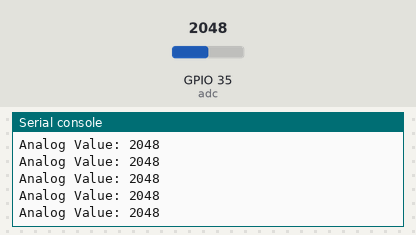
The program below on a simulated ESP32 board running MicroPython. On the bench: the last lines printed to the serial console. Inputs (shaded band) come from the test bench; at power-on: GPIO 35 (adc) = 2048 (analog values on the 0–4095 scale).

Above: at 1.2 s.
1.3 s: GPIO 35 (adc) set to 2866
At 1.9 s:
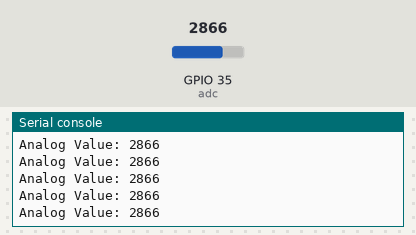
2.8 s: GPIO 35 (adc) set to 3603
At 3.4 s:
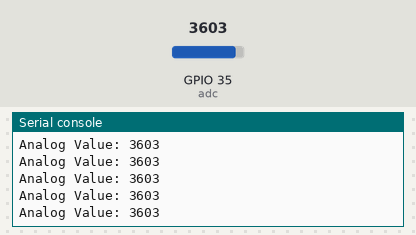
Timing chart, 0 to 5.8 s (numbered marks = the images above; inputs shaded):
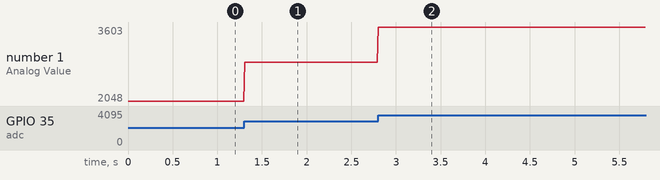

Measured:
- after the input at 1.3 s, the serial console: prints a new line at once (image 1)
- after the input at 2.8 s, the serial console: prints a new line at once (image 2)
- plotted number 1: 2048 → 2866 after the input at 1.3 s, 2866 → 3603 after the input at 2.8 s

The program:

analog_pot.py
```python
from machine import ADC, Pin
import time

# Configure ADC on pin 34
adc = ADC(Pin(35))
adc.atten(ADC.ATTN_11DB)  # Set attenuation to read full 0-3.3V range
adc.width(ADC.WIDTH_12BIT)  # Set 12-bit resolution

while True:
    analog_value = adc.read()  # Read the analog value
    print("Analog Value:", analog_value)
    time.sleep(0.01)  # Delay for 500ms
```
